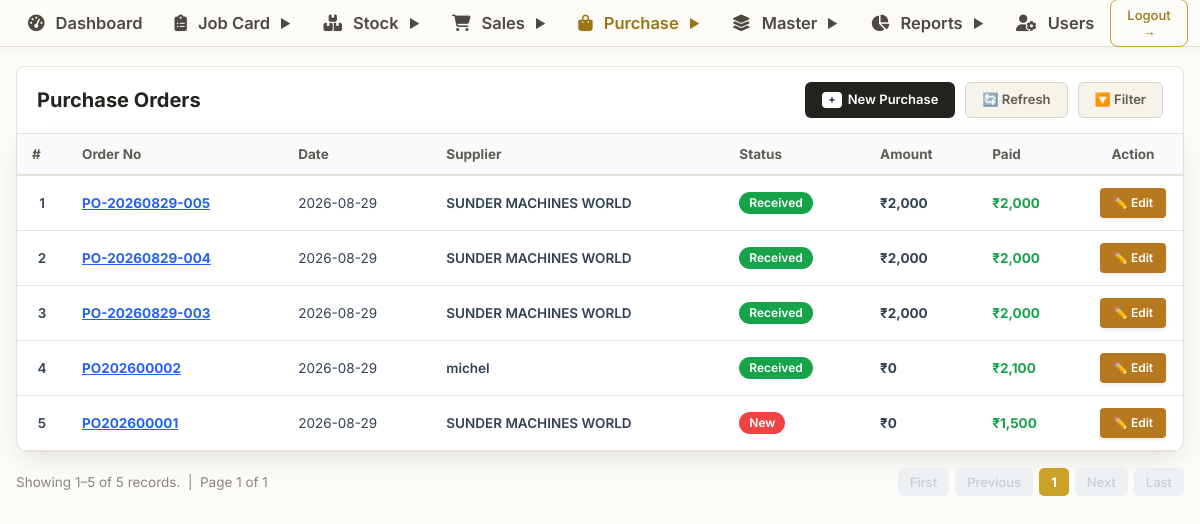
Screenshot of /purchase/purchase_list.php (signed in) with the database file from the repository.
### tables this page shows
CREATE TABLE `purchase` (
  `id` bigint NOT NULL AUTO_INCREMENT,
  `createdBy` varchar(255) DEFAULT NULL,
  `createdOn` datetime(6) DEFAULT NULL,
  `modifiedBy` varchar(255) DEFAULT NULL,
  `modifiedOn` datetime(6) DEFAULT NULL,
  `actualAmountSum` float NOT NULL,
  `orderDate` date DEFAULT NULL,
  `orderNo` varchar(255) DEFAULT NULL,
  `orderStatus` varchar(255) DEFAULT NULL,
  `paidAmountSum` float NOT NULL,
  `quoteAmountSum` float NOT NULL,
  `supplier` bigint DEFAULT NULL,
  PRIMARY KEY (`id`),
  KEY `FKikg2365x5p0ctt5j10o55mh6n` (`supplier`),
  CONSTRAINT `FKikg2365x5p0ctt5j10o55mh6n` FOREIGN KEY (`supplier`) REFERENCES `supplier` (`id`)
);

CREATE TABLE `supplier` (
  `id` bigint NOT NULL AUTO_INCREMENT,
  `createdBy` varchar(255) DEFAULT NULL,
  `createdOn` datetime(6) DEFAULT NULL,
  `modifiedBy` varchar(255) DEFAULT NULL,
  `modifiedOn` datetime(6) DEFAULT NULL,
  `active` bit(1) NOT NULL,
  `emailId` varchar(255) DEFAULT NULL,
  `name` varchar(255) DEFAULT NULL,
  `phoneNo1` varchar(255) DEFAULT NULL,
  `phoneNo2` varchar(255) DEFAULT NULL,
  `whatsAppNo` varchar(255) DEFAULT NULL,
  `address` bigint DEFAULT NULL,
  PRIMARY KEY (`id`),
  UNIQUE KEY `UK_od83j1diqux7fbobjyjddllvh` (`address`),
  CONSTRAINT `FK15ewpkpum7cnphgckhbpyfjo0` FOREIGN KEY (`address`) REFERENCES `address` (`id`)
);

### purchase/purchase_list.php (the view, shortened to what this page needs)
<?php require_once("../config/db.php"); ?>
<?php include("../includes/header.php"); ?>
<?php
$limit = 10;
$page = isset($_GET['page']) ? max(1, (int)$_GET['page']) : 1;
$offset = ($page - 1) * $limit;
$where = "WHERE 1=1";
$countRes = mysqli_query($conn, "SELECT COUNT(*) AS total FROM purchase p LEFT JOIN supplier s ON p.supplier = s.id $where");
$totalRows = (int)mysqli_fetch_assoc($countRes)['total'];
$totalPages = $totalRows > 0 ? ceil($totalRows / $limit) : 1;
$res = mysqli_query($conn, "SELECT p.*, s.name as supplierName FROM purchase p LEFT JOIN supplier s ON p.supplier = s.id $where ORDER BY p.id DESC LIMIT $limit OFFSET $offset");
$queryParams = $_GET;
unset($queryParams['page']);
$queryString = http_build_query($queryParams);
?>
<div class="erp-container">
    <div class="erp-header-bar">
        <div class="erp-header-title">Purchase Orders</div>
        <div class="erp-header-actions">
            <a href="create.php" class="btn-erp btn-erp-new">
                <span style="background: #ffffff; color: #1e293b; padding: 1px 6px; border-radius: 4px; font-size: 11px;">+</span> New Purchase
            </a>
            <a href="javascript:void(0)" onclick="location.reload()" class="btn-erp btn-erp-secondary">
                🔄 Refresh
            </a>
            <a href="javascript:void(0)" onclick="document.getElementById('purchaseFilter').style.display = document.getElementById('purchaseFilter').style.display === 'none' ? 'block' : 'none'" class="btn-erp btn-erp-secondary">
                🔽 Filter
            </a>
        </div>
    </div>
    <div class="erp-table-box">
        <table class="erp-table">
            <thead>
                <tr>
                    <th style="width:50px;">#</th>
                    <th>Order No</th>
                    <th>Date</th>
                    <th>Supplier</th>
                    <th>Status</th>
                    <th>Amount</th>
                    <th>Paid</th>
                    <th style="text-align:center; width:100px;">Action</th>
                </tr>
            </thead>
            <tbody>
                <?php
                if ($totalRows > 0):
                    $i = $offset + 1;
                    while ($row = mysqli_fetch_assoc($res)):
                        $st = htmlspecialchars($row['orderStatus'] ?? 'New');
                        $badgeClass = 'erp-badge-info';
                        if ($st === 'Completed' || $st === 'Received') $badgeClass = 'erp-badge-completed';
                        else if ($st === 'Ordered') $badgeClass = 'erp-badge-pending';
                        else if ($st === 'New') $badgeClass = 'erp-badge-new';
                ?>
                <tr>
                    <td style="font-weight:600; text-align:center;"><?= $i++ ?></td>
                    <td>
                        <a href="edit_purchase.php?id=<?= $row['id'] ?>" style="color:#2563eb; text-decoration:underline; font-weight:700;">
                            <?= htmlspecialchars($row['orderNo'] ?? '') ?>
                        </a>
                    </td>
                    <td><?= htmlspecialchars($row['orderDate'] ?? '-') ?></td>
                    <td style="font-weight:600;"><?= htmlspecialchars($row['supplierName'] ?? 'N/A') ?></td>
                    <td>
                        <span class="erp-badge <?= $badgeClass ?>"><?= $st ?></span>
                    </td>
                    <td style="font-weight:700;">₹<?= number_format(round((float)$row['actualAmountSum'])) ?></td>
                    <td style="color:#16a34a; font-weight:700;">₹<?= number_format(round((float)$row['paidAmountSum'])) ?></td>
                    <td style="text-align:center;">
                        <a href="edit_purchase.php?id=<?= $row['id'] ?>" class="btn-erp btn-erp-warning btn-erp-sm">
                            ✏️ Edit
                        </a>
                    </td>
                </tr>
                <?php endwhile; ?>
                <?php endif; ?>
            </tbody>
        </table>
    </div>
    <div class="erp-pagination">
        <div>
            <?php
            $startRecord = $totalRows > 0 ? $offset + 1 : 0;
            $endRecord = min($offset + $limit, $totalRows);
            ?>
            Showing <?= $startRecord ?>–<?= $endRecord ?> of <?= $totalRows ?> records. &nbsp;|&nbsp; Page <?= $page ?> of <?= $totalPages ?>
        </div>
        <div class="erp-pagination-controls">
            <?php if ($page <= 1): ?>
                <span class="erp-pagination-btn disabled">First</span>
                <span class="erp-pagination-btn disabled">Previous</span>
            <?php else: ?>
                <a href="?<?= $queryString ? $queryString . '&' : '' ?>page=1" class="erp-pagination-btn">First</a>
                <a href="?<?= $queryString ? $queryString . '&' : '' ?>page=<?= $page - 1 ?>" class="erp-pagination-btn">Previous</a>
            <?php endif; ?>
            <a class="erp-pagination-btn active"><?= $page ?></a>
            <?php if ($page >= $totalPages): ?>
                <span class="erp-pagination-btn disabled">Next</span>
                <span class="erp-pagination-btn disabled">Last</span>
            <?php else: ?>
                <a href="?<?= $queryString ? $queryString . '&' : '' ?>page=<?= $page + 1 ?>" class="erp-pagination-btn">Next</a>
                <a href="?<?= $queryString ? $queryString . '&' : '' ?>page=<?= $totalPages ?>" class="erp-pagination-btn">Last</a>
            <?php endif; ?>
        </div>
    </div>
</div>
<?php include("../includes/footer.php"); ?>

### includes/header.php (style rules this page uses)
* { box-sizing: border-box; margin: 0; padding: 0; }
body { font-family: 'Inter', Arial, sans-serif; background: #f4f6f9; padding-top: 50px; padding-bottom: 80px; }

### rows the page displays
purchase: orderNo "PO-20260829-005", orderDate "2026-08-29", supplier.name "SUNDER MACHINES WORLD", orderStatus "Received", actualAmountSum "2,000", paidAmountSum "2,000"
purchase: orderNo "PO-20260829-004", orderDate "2026-08-29", supplier.name "SUNDER MACHINES WORLD", orderStatus "Received", actualAmountSum "2,000", paidAmountSum "2,000"
purchase: orderNo "PO-20260829-003", orderDate "2026-08-29", supplier.name "SUNDER MACHINES WORLD", orderStatus "Received", actualAmountSum "2,000", paidAmountSum "2,000"
purchase: orderNo "PO202600002", orderDate "2026-08-29", supplier.name "michel", orderStatus "Received", actualAmountSum "0", paidAmountSum "2,100"
purchase: orderNo "PO202600001", orderDate "2026-08-29", supplier.name "SUNDER MACHINES WORLD", orderStatus "New", actualAmountSum "0", paidAmountSum "1,500"

### other values shown
$startRecord "1"
$endRecord "5"
$totalRows "5"
$page "1"
$totalPages "1"
